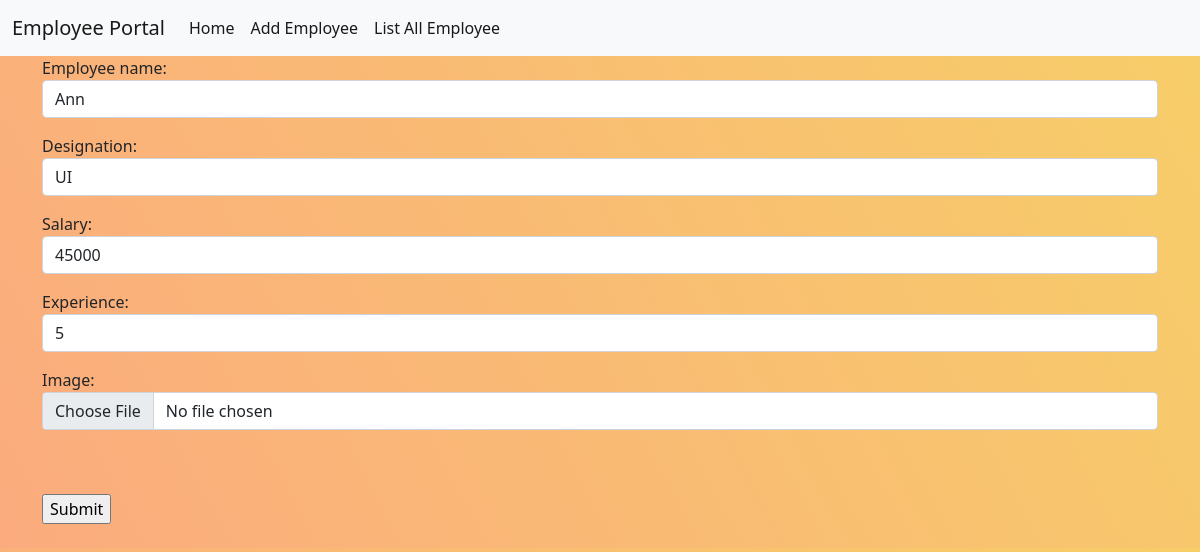
Page /employee/change/1 on the committed database.
### owner/models.py (models this page shows, shortened)
class Employee(models.Model):
    employee_name=models.CharField(max_length=120)
    designation=models.CharField(max_length=120)
    salary=models.PositiveIntegerField()
    experience=models.PositiveIntegerField()
    image = models.ImageField(upload_to="images", null=True)

### owner/views.py (the view)
# urls.py: path('employee/change/<int:id>',views.EmployeeChangeDetailsView.as_view(),name='employeeedit'),
class EmployeeChangeDetailsView(UpdateView):
    model=Employee
    template_name = 'employee_edit.html'
    form_class = EmployeeForm
    pk_url_kwarg = "id"
    success_url = reverse_lazy("employeelist")

### owner/form.py
class EmployeeForm(forms.ModelForm):
    class Meta:
        model=Employee
        fields='__all__'
        widgets={'employee_name':forms.TextInput(attrs={'class':'form-control'}),
                 'designation':forms.TextInput(attrs={'class':'form-control'}),
                 'salary':forms.NumberInput(attrs={'class':'form-control'}),
                 'experience':forms.NumberInput(attrs={'class':'form-control'}),
                 'image':forms.FileInput(attrs={'class':'form-control'}),
        }

### owner/templates/employee_edit.html (shortened to what this page needs)
{%extends 'base.html'%}
{%block body_block%}
    <col-4>
        <form action="" method="post" enctype="multipart/form-data">
            {{form.as_p}}<br><br>
            <input type="submit"><br><br>
        </form>
    </col-4>
{%endblock%}

### owner/static/css/style.css (style rules this page uses)
body { height=100vh; background-color: #FBAB7E; background-image: linear-gradient(62deg, #FBAB7E 0%, #F7CE68 100%); }

### rows in the picture
Employee: employee_name "Ann", designation "UI", salary "45000", experience "5"
